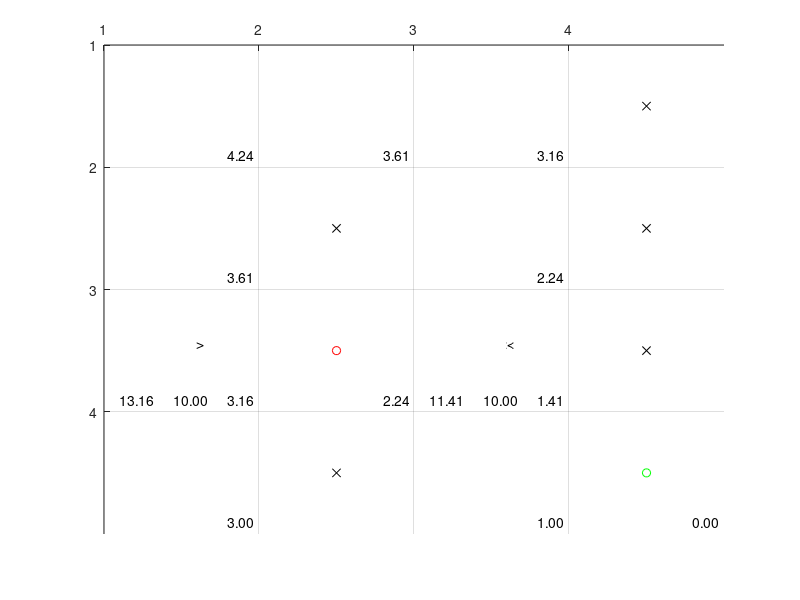

This figure's MATLAB source:
function run_astar
map = map_create();
astar_execute(map);

function [start,goal,obstacle,clearpath]=map_constants()
start = 7;
goal = 8;
clearpath = 1;
obstacle = 0;

%--------------------------------------------------------------------------
% map
%--------------------------------------------------------------------------
function map = map_create()
[S,G,O,C] = map_constants;

map = [ C, C, C, O;
        C, O, C, O;
        C, S, C, O;
        C, O, C, G;
        ];

function [r,c] = map_get_goal_pos(map)
[S,G,O,C] = map_constants;
[r,c] = find(map == G);

function [r,c] = map_get_start_pos(map)
[S,G,O,C] = map_constants;
[r,c] = find(map == S);

%--------------------------------------------------------------------------
% util
%--------------------------------------------------------------------------
function index = rc2indx(ROW,COL,r,c)
index = (r-1)*COL+c;

function [r,c] = indx2rc(ROW,COL,i)
r = ceil(i/COL);
c = mod(i,COL);
if( c == 0 )
  c = COL;
end


%--------------------------------------------------------------------------
% astar
%--------------------------------------------------------------------------
function astar_execute(map)

[S,G,O,C] = map_constants;
[ROW,COL] = size(map)
[start_r,start_c] = map_get_start_pos(map)
[goal_r,goal_c] = map_get_goal_pos(map)

% draw a map base
axis([1 ROW+1 1 COL+1])
grid on;
hold on;
set(gca,'XTick',[1:1:ROW])
set(gca,'YTick',[1:1:COL])
set(gca,'xaxislocation','top','ydir','reverse');
%set(gca,'xdir','right');

% plot start, goal, obstacles
plot(start_c+0.5,start_r+0.5,'ro');
plot(goal_c+0.5,goal_r+0.5,'go');
for ri = 1:ROW
    for ci = 1:COL
        if(map(ri,ci)==O) % if it is a obstacle draw it
            plot(ci+0.5,ri+0.5,'kx');
        end
    end
end

% compute h values for all nodes, create nodes for the first time
nodes = astar_compute_h(map);

nodes = draw_fgh_value(map,nodes);


% initialize close list with start position
% empty open list
ci=1;  % current open slot in close_list
close_list(ci) = rc2indx(ROW,COL,start_r,start_c);  % <---- this is current position
oi=1;  % current open slot in open_list
open_list=[];

% for loop start here
keep_running = true;
if keep_running


% find surrounding nodes (max 4), and put them in open list
[current_r,current_c] = indx2rc(ROW,COL,close_list(ci));
%      r-1
% c-1       c+1
%      r+1
tmp_r = current_r - 1;
if( tmp_r >= 1 && tmp_r <= ROW )
    % update neighboring nodes' g value if it is smaller
    indx = rc2indx(ROW,COL,tmp_r,current_c);
    nodes(indx) = update_neighbor(nodes(indx),nodes(close_list(ci)));
    % add it to open_list if it is not already
    open_list = list_unique_add(open_list,indx);
end
tmp_c = current_c - 1;
if( tmp_c >= 1 && tmp_c <= COL )
    % update neighboring nodes' g value if it is smaller
    indx = rc2indx(ROW,COL,current_r,tmp_c);
    nodes(indx) = update_neighbor(nodes(indx),nodes(close_list(ci)));
    % add it to open_list if it is not already
    open_list = list_unique_add(open_list,indx);
end
tmp_c = current_c + 1;
if( tmp_c >= 1 && tmp_c <= COL )
    % update neighboring nodes' g value if it is smaller
    indx = rc2indx(ROW,COL,current_r,tmp_c);
    nodes(indx) = update_neighbor(nodes(indx),nodes(close_list(ci)));
    % add it to open_list if it is not already
    open_list = list_unique_add(open_list,indx);
end
tmp_r = current_r + 1;
if( tmp_r >=1 && tmp_r <= ROW )
    % update neighboring nodes' g value if it is smaller
    indx = rc2indx(ROW,COL,tmp_r,current_c);
    nodes(indx) = update_neighbor(nodes(indx),nodes(close_list(ci)));
    % add it to open_list if it is not already
    open_list = list_unique_add(open_list,indx);
end
draw_fgh_value(map,nodes);

% find smallest f value
minv = 999999;
size(open_list)
for i = 1:size(open_list,2)
  open_list(i)
  nodes(open_list(i))
    if( nodes(open_list(i)).f < minv )
        minv = nodes(open_list(i)).f
        sm_i = i
    end
end

end % while keep_running


function neighbor_node = update_neighbor(neighbor_node,current_node)
global INIT_G_VALUE
% if it is first time computing g (-1 value) then update it
if ( neighbor_node.g == INIT_G_VALUE )
    neighbor_node.g = 10;
    neighbor_node.parent_r = current_node.r;
    neighbor_node.parent_c = current_node.c;
    neighbor_node.f = neighbor_node.g + neighbor_node.h;
% or updated g is less also update it
elseif ( current_node.g + 10 < neighbor_node.g )
    neighbor_node.g = current_node.g + 10;
    neighbor_node.parent_r = current_node.r;
    neighbor_node.parent_c = current_node.c;
    neighbor_node.f = neighbor_node.g + neighbor_node.h;
end

function list = list_unique_add(list,value)
if( size(find(list == value)) == 0 )
    i = size(list)+1;
    list(i) = value;
end

function nodes = draw_fgh_value(map,nodes)
[S,G,O,C] = map_constants;
[ROW,COL] = size(map);
global INIT_G_VALUE;
global INIT_F_VALUE;
% draw h values
for ni = 1:size(nodes,2)
    % if it is not an obstacle draw debug info
    if( map(nodes(ni).r,nodes(ni).c) ~= O )
        %------------------------
        % draw f = g + h
        s = sprintf('%0.2f',nodes(ni).h);
        if( nodes(ni).h_hldr == 0 )
            nodes(ni).h_hldr = text(nodes(ni).c+0.8,nodes(ni).r+0.9,s);
        else
            set(nodes(ni).h_hldr,'String',s);
        end
        if( nodes(ni).g ~= INIT_G_VALUE )
            s = sprintf('%0.2f',nodes(ni).g);
            if( nodes(ni).g_hldr == 0 )
                nodes(ni).g_hldr = text(nodes(ni).c+0.45,nodes(ni).r+0.9,s);
            else
                set(nodes(ni).g_hldr,'String',s);
            end
        end
        if( nodes(ni).f ~= INIT_F_VALUE )
            s = sprintf('%0.2f',nodes(ni).f);
            if( nodes(ni).f_hldr == 0 )
                nodes(ni).f_hldr = text(nodes(ni).c+0.1,nodes(ni).r+0.9,s);
            else
                set(nodes(ni).f_hldr,'String',s);
            end
        end
        %----------------------------
        % draw arrow
        update_arrow = false;
        if( 0 < nodes(ni).r+1 && nodes(ni).r+1 == nodes(ni).parent_r && nodes(ni).r+1 < ROW )
            s = 'v'; update_arrow = true;
        elseif( 0 < nodes(ni).r-1 && nodes(ni).r-1 == nodes(ni).parent_r && nodes(ni).r-1 < ROW )
            s = '\^'; update_arrow = true;
        elseif( 0 < nodes(ni).c+1 && nodes(ni).c+1 == nodes(ni).parent_c && nodes(ni).c+1 < COL )
            s = '>'; update_arrow = true;
        elseif( 0 < nodes(ni).c-1 && nodes(ni).c-1 == nodes(ni).parent_c && nodes(ni).c-1 < COL )
            s = '<'; update_arrow = true;
        end
        if( update_arrow )
            if( nodes(ni).arrow_hldr == 0 )
                nodes(ni).arrow_hldr = text(nodes(ni).c+0.6,nodes(ni).r+0.45,s);
            else
                set(nodes(ni).arrow_hldr,'String',s);
            end
        end
    end
end
function nodes = astar_compute_h(map)
[S,G,O,C] = map_constants;
[ROW,COL] = size(map);

nodes(ROW*COL) = struct('r',[],'c',[],'h',[],'g',[],'f',[], ...
    'parent_r',[],'parent_c',[],'h_hldr',[],'g_hldr',[],'f_hldr',[],...
    'arrow_hldr',[])

[goal_r,goal_c] = find(map==G);

global INIT_G_VALUE;
INIT_G_VALUE = 99999;
global INIT_F_VALUE;
INIT_F_VALUE = 99999;

n = 1;
for r = 1:ROW
  for c = 1:COL
          nodes(n).r = r;
          nodes(n).c = c;
          nodes(n).h = sqrt( abs(goal_r-r)^2 + abs(goal_c-c)^2 );
          nodes(n).g = INIT_G_VALUE;
          nodes(n).f = INIT_F_VALUE;
          nodes(n).parent_r = 0;
          nodes(n).parent_c = 0;
          nodes(n).h_hldr = 0;
          nodes(n).g_hldr = 0;
          nodes(n).f_hldr = 0;
          nodes(n).arrow_hldr = 0;
          n = n+1;
  end
end
